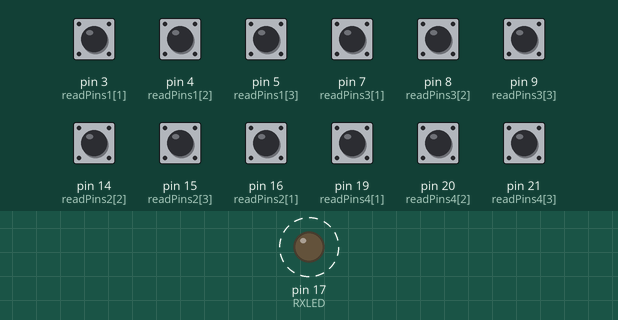
This sketch was run on a simulated Arduino Leonardo, built with avr-gcc and run on an emulated ATmega32U4. Parts: output pins drawn as LEDs (lit = HIGH). Dashed ring = blinking. The inputs (shaded band) are chosen by the test bench; at power-on: pin 3 (readPins1[1]), pin 4 (readPins1[2]), pin 5 (readPins1[3]), pin 7 (readPins3[1]), pin 8 (readPins3[2]), pin 9 (readPins3[3]), pin 14 (readPins2[2]), pin 15 (readPins2[3]), pin 16 (readPins2[1]), pin 19 (readPins4[1]), pin 20 (readPins4[2]), pin 21 (readPins4[3]) HIGH. What the sketch prints to the serial monitor is not drawn.

Above: at 0.1 s.
Timing chart, 0 to 3.0 s (numbered marks = the images above):
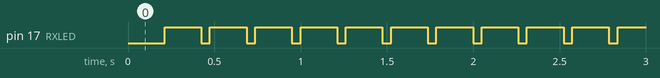

Measured:
- by itself, pin 17 (RXLED): alternates HIGH for 0.21 s and LOW for 0.05 s

The sketch:

sequencialRead.ino
```cpp
int RXLED = 17;  // The RX LED has a defined Arduino pin
// The TX LED was not so lucky, we'll need to use pre-defined
// macros (TXLED1, TXLED0) to control that.
// (We could use the same macros for the RX LED too -- RXLED1,
//  and RXLED0.)

int readPins1[] = {2, 3, 4, 5, 3};
int readPins2[] = {10, 16, 14, 15, 16};
int readPins3[] = {6, 7, 8, 9, 7};
int readPins4[] = {18, 19, 20, 21, 19};

int vals[4][4];

void setup()
{
  pinMode(RXLED, OUTPUT);  // Set RX LED as an output
  // TX LED is set as an output behind the scenes

  Serial.begin(9600); //This pipes to the serial monitor

  for (int i = 0; i < 4; i++)
  {
    pinMode(readPins1[i], INPUT_PULLUP);
    pinMode(readPins2[i], INPUT_PULLUP);
    pinMode(readPins3[i], INPUT_PULLUP);
    pinMode(readPins4[i], INPUT_PULLUP);
  }

}

void loop()
{
  for (int i = 0; i < 4; i++)
  {
    int groundPin1 = readPins1[i];
    int groundPin2 = readPins2[i];
    int groundPin3 = readPins3[i];
    int groundPin4 = readPins4[i];
    pinMode(groundPin1, OUTPUT);
    pinMode(groundPin2, OUTPUT);
    pinMode(groundPin3, OUTPUT);
    pinMode(groundPin4, OUTPUT);
    digitalWrite(groundPin1, LOW);
    digitalWrite(groundPin2, LOW);
    digitalWrite(groundPin3, LOW);
    digitalWrite(groundPin4, LOW);
    delay(20);

    int readPin1 = readPins1[i + 1];
    int readPin2 = readPins2[i + 1];
    int readPin3 = readPins3[i + 1];
    int readPin4 = readPins4[i + 1];
    vals[0][i] = 1 - digitalRead(readPin1);
    vals[1][i] = 1 - digitalRead(readPin2);
    vals[2][i] = 1 - digitalRead(readPin3);
    vals[3][i] = 1 - digitalRead(readPin4);

    pinMode(groundPin1, INPUT_PULLUP);
    pinMode(groundPin2, INPUT_PULLUP);
    pinMode(groundPin3, INPUT_PULLUP);
    pinMode(groundPin4, INPUT_PULLUP);

    delay(20);
  }
  for(int i = 0; i < 4; i++)
  {
    Serial.print((char)('a' + i));
    Serial.print(' ');
    Serial.print(vals[i][0]);
    Serial.print(' ');
    Serial.print(vals[i][1]);
    Serial.print(' ');
    Serial.print(vals[i][2]);
    Serial.print(' ');
    Serial.println(vals[i][3]);
  }

  digitalWrite(RXLED, LOW);   // set the LED on
  TXLED0; //TX LED is not tied to a normally controlled pin
  delay(50);              // wait for a second
  digitalWrite(RXLED, HIGH);    // set the LED off
  TXLED1;
  delay(50);              // wait for a second
}
```
